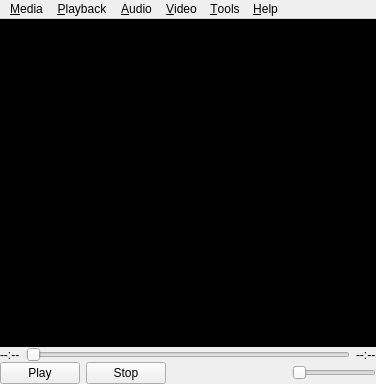
<?xml version="1.0" encoding="UTF-8"?>
<ui version="4.0">
 <class>MagicPlayer</class>
 <widget class="QMainWindow" name="MagicPlayer">
  <property name="geometry">
   <rect>
    <x>0</x>
    <y>0</y>
    <width>376</width>
    <height>384</height>
   </rect>
  </property>
  <property name="windowTitle">
   <string>MagicPlayer</string>
  </property>
  <property name="styleSheet">
   <string notr="true"/>
  </property>
  <widget class="QWidget" name="centralWidget">
   <layout class="QGridLayout" name="gridLayout" rowstretch="1,0,0" rowminimumheight="0,10,10">
    <property name="margin">
     <number>0</number>
    </property>
    <property name="spacing">
     <number>0</number>
    </property>
    <item row="0" column="0">
     <widget class="QFrame" name="videoFrame">
      <property name="sizePolicy">
       <sizepolicy hsizetype="Expanding" vsizetype="Expanding">
        <horstretch>0</horstretch>
        <verstretch>0</verstretch>
       </sizepolicy>
      </property>
      <property name="styleSheet">
       <string notr="true">background-color:black;</string>
      </property>
      <property name="frameShape">
       <enum>QFrame::StyledPanel</enum>
      </property>
      <property name="frameShadow">
       <enum>QFrame::Raised</enum>
      </property>
     </widget>
    </item>
    <item row="1" column="0">
     <layout class="QHBoxLayout" name="HProgressLayout">
      <item>
       <widget class="QLabel" name="startTimeLabel">
        <property name="text">
         <string>--:--</string>
        </property>
       </widget>
      </item>
      <item>
       <widget class="QSlider" name="progressSlider">
        <property name="maximum">
         <number>200</number>
        </property>
        <property name="orientation">
         <enum>Qt::Horizontal</enum>
        </property>
       </widget>
      </item>
      <item>
       <widget class="QLabel" name="endTimeLabel">
        <property name="text">
         <string>--:--</string>
        </property>
       </widget>
      </item>
     </layout>
    </item>
    <item row="2" column="0">
     <layout class="QHBoxLayout" name="HControlLayout">
      <item>
       <widget class="QPushButton" name="playButton">
        <property name="text">
         <string>Play</string>
        </property>
       </widget>
      </item>
      <item>
       <widget class="QPushButton" name="stopButton">
        <property name="text">
         <string>Stop</string>
        </property>
       </widget>
      </item>
      <item>
       <spacer name="horizontalSpacer">
        <property name="orientation">
         <enum>Qt::Horizontal</enum>
        </property>
        <property name="sizeHint" stdset="0">
         <size>
          <width>40</width>
          <height>20</height>
         </size>
        </property>
       </spacer>
      </item>
      <item>
       <widget class="QSlider" name="volumeSlider">
        <property name="sizePolicy">
         <sizepolicy hsizetype="Fixed" vsizetype="Fixed">
          <horstretch>0</horstretch>
          <verstretch>0</verstretch>
         </sizepolicy>
        </property>
        <property name="maximum">
         <number>100</number>
        </property>
        <property name="orientation">
         <enum>Qt::Horizontal</enum>
        </property>
       </widget>
      </item>
     </layout>
    </item>
   </layout>
  </widget>
  <widget class="QMenuBar" name="menuBar">
   <property name="geometry">
    <rect>
     <x>0</x>
     <y>0</y>
     <width>376</width>
     <height>25</height>
    </rect>
   </property>
   <widget class="QMenu" name="menu_Media">
    <property name="title">
     <string>&amp;Media</string>
    </property>
    <addaction name="action_Open_File"/>
    <addaction name="separator"/>
    <addaction name="action_Quit"/>
   </widget>
   <widget class="QMenu" name="menuPlayBack">
    <property name="title">
     <string>&amp;Playback</string>
    </property>
    <addaction name="action_Play"/>
    <addaction name="action_Stop"/>
    <addaction name="action_Previous"/>
    <addaction name="action_Next"/>
    <addaction name="separator"/>
    <addaction name="action_Jump_Forward"/>
    <addaction name="action_Jump_Backward"/>
    <addaction name="action_Jump_Specified_Time"/>
   </widget>
   <widget class="QMenu" name="menuAudio">
    <property name="title">
     <string>&amp;Audio</string>
    </property>
    <addaction name="action_Increase_Volume"/>
    <addaction name="action_Decrease_Volume"/>
    <addaction name="action_Mute"/>
   </widget>
   <widget class="QMenu" name="menuVideo">
    <property name="title">
     <string>&amp;Video</string>
    </property>
    <addaction name="action_Fullscreen"/>
    <addaction name="action_Always_On_Top"/>
    <addaction name="action_Always_Fit_Window"/>
   </widget>
   <widget class="QMenu" name="menu_Tools">
    <property name="title">
     <string>&amp;Tools</string>
    </property>
    <addaction name="action_Plugins_And_Extensions"/>
   </widget>
   <widget class="QMenu" name="menu_Help">
    <property name="title">
     <string>&amp;Help</string>
    </property>
    <addaction name="action_About"/>
   </widget>
   <addaction name="menu_Media"/>
   <addaction name="menuPlayBack"/>
   <addaction name="menuAudio"/>
   <addaction name="menuVideo"/>
   <addaction name="menu_Tools"/>
   <addaction name="menu_Help"/>
  </widget>
  <action name="action_Open_File">
   <property name="text">
    <string>&amp;Open File</string>
   </property>
   <property name="shortcut">
    <string>Ctrl+O</string>
   </property>
  </action>
  <action name="action_Quit">
   <property name="text">
    <string>&amp;Quit</string>
   </property>
   <property name="shortcut">
    <string>Ctrl+Q</string>
   </property>
  </action>
  <action name="action_Play">
   <property name="text">
    <string>&amp;Play</string>
   </property>
   <property name="shortcut">
    <string>Space</string>
   </property>
  </action>
  <action name="action_Stop">
   <property name="text">
    <string>&amp;Stop</string>
   </property>
  </action>
  <action name="action_Previous">
   <property name="text">
    <string>P&amp;revious</string>
   </property>
  </action>
  <action name="action_Next">
   <property name="text">
    <string>&amp;Next</string>
   </property>
  </action>
  <action name="action_Jump_Forward">
   <property name="text">
    <string>Jump &amp;Forward</string>
   </property>
   <property name="shortcut">
    <string>Right</string>
   </property>
  </action>
  <action name="action_Jump_Backward">
   <property name="text">
    <string>Jump &amp;Backward</string>
   </property>
   <property name="shortcut">
    <string>Left</string>
   </property>
  </action>
  <action name="action_Jump_Specified_Time">
   <property name="text">
    <string>Jump &amp;Specified Time</string>
   </property>
   <property name="shortcut">
    <string>Ctrl+T</string>
   </property>
  </action>
  <action name="action_Increase_Volume">
   <property name="text">
    <string>&amp;Increase Volume</string>
   </property>
   <property name="shortcut">
    <string>Up</string>
   </property>
  </action>
  <action name="action_Decrease_Volume">
   <property name="text">
    <string>&amp;Decrease Volume</string>
   </property>
   <property name="shortcut">
    <string>Down</string>
   </property>
  </action>
  <action name="action_Mute">
   <property name="text">
    <string>&amp;Mute</string>
   </property>
  </action>
  <action name="action_Fullscreen">
   <property name="checkable">
    <bool>true</bool>
   </property>
   <property name="text">
    <string>&amp;Fullscreen</string>
   </property>
  </action>
  <action name="action_Always_On_Top">
   <property name="checkable">
    <bool>true</bool>
   </property>
   <property name="text">
    <string>Always On &amp;Top</string>
   </property>
  </action>
  <action name="action_Always_Fit_Window">
   <property name="checkable">
    <bool>true</bool>
   </property>
   <property name="checked">
    <bool>true</bool>
   </property>
   <property name="text">
    <string>Always Fit &amp;Window</string>
   </property>
  </action>
  <action name="action_Plugins_And_Extensions">
   <property name="text">
    <string>&amp;Plugins and Extensions</string>
   </property>
  </action>
  <action name="action_About">
   <property name="text">
    <string>&amp;About</string>
   </property>
  </action>
 </widget>
 <layoutdefault spacing="6" margin="11"/>
 <resources/>
 <connections/>
</ui>
